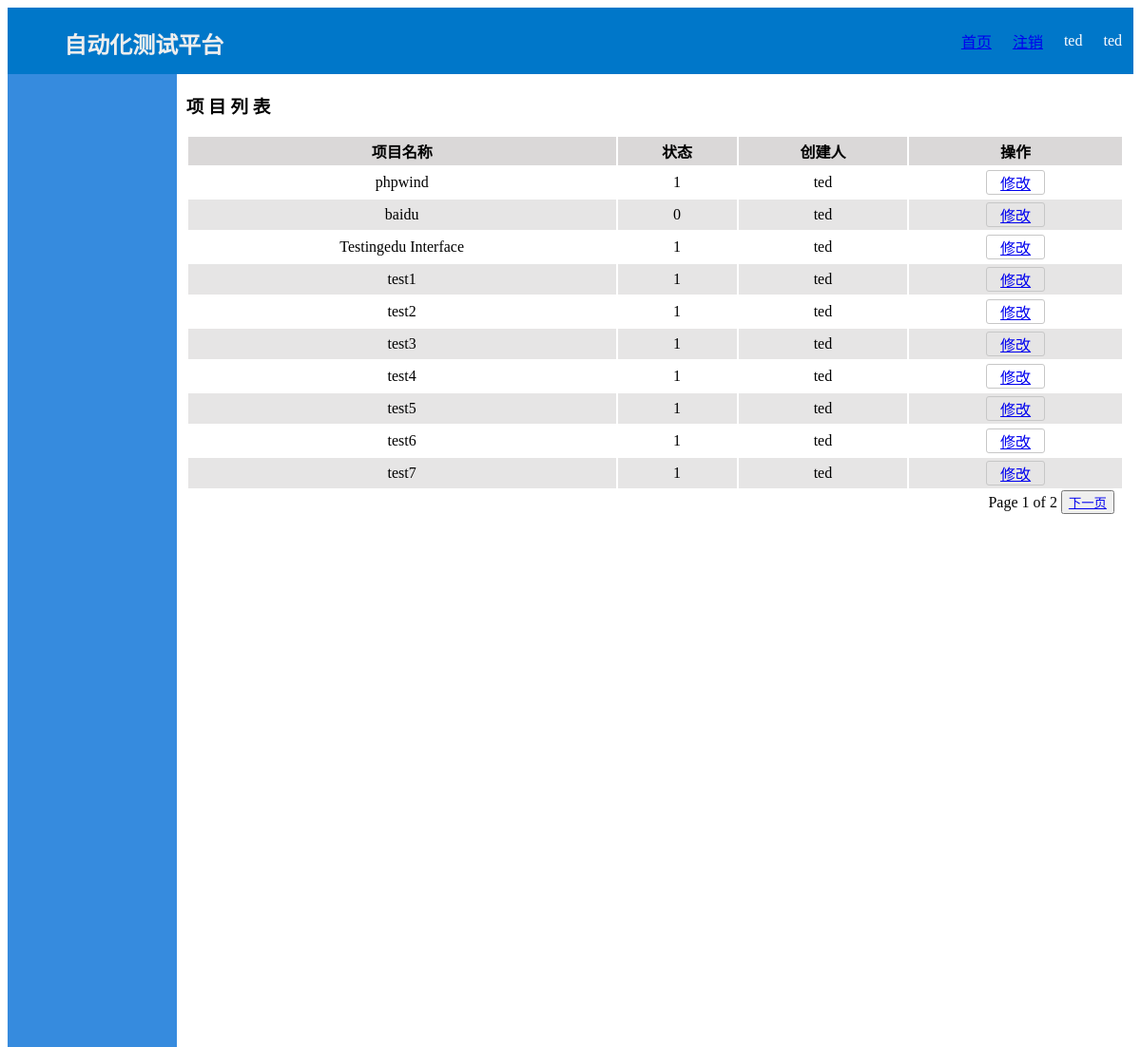
The app's page /projects/page/1 (signed in), older data.
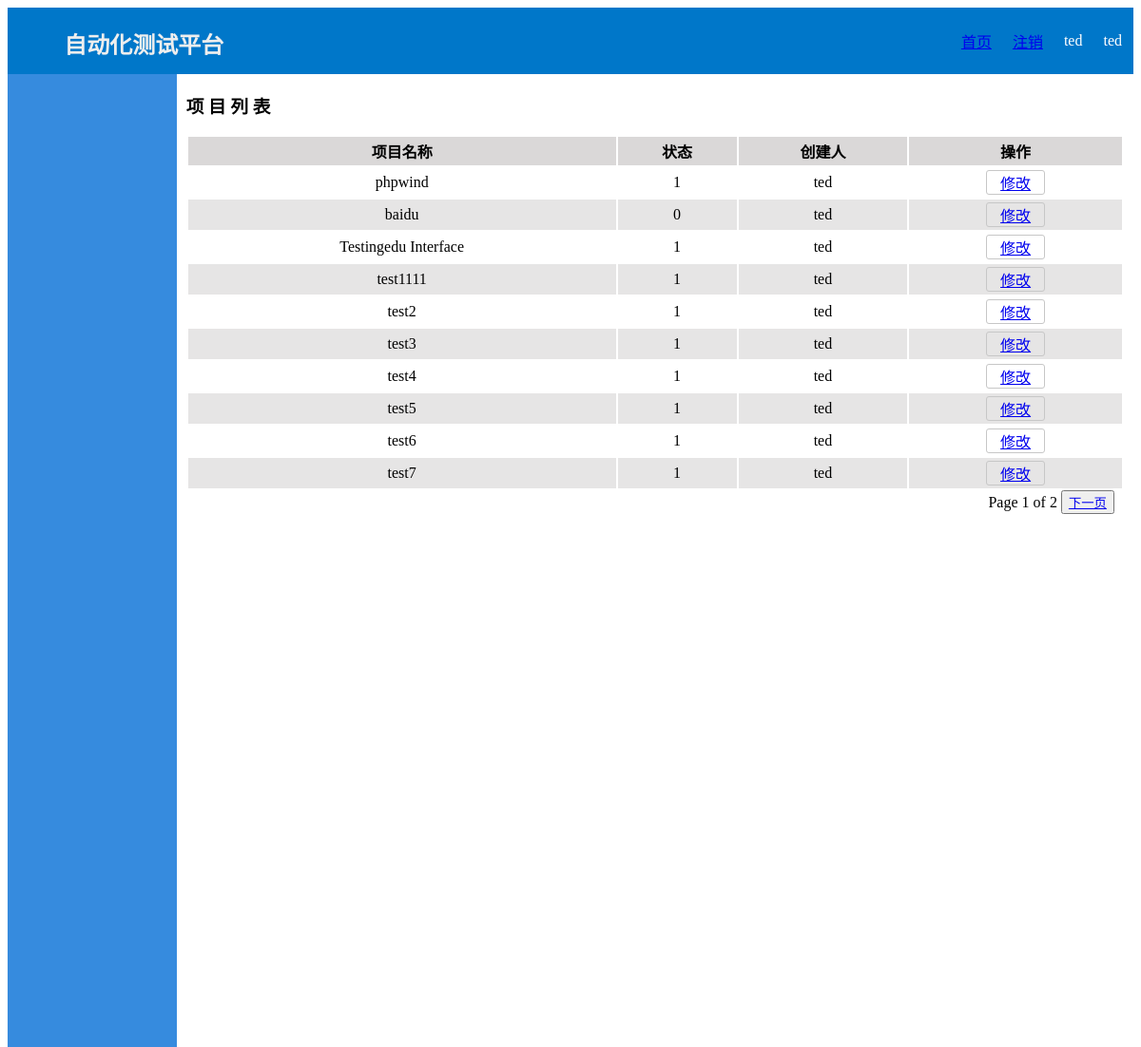
The same page, newer data.
### projects/models.py (models this page shows, shortened)
class Projects(models.Model):
    project = models.CharField(max_length=32)
    status = models.CharField(max_length=8)
    charge = models.ForeignKey(User('username'), on_delete=models.SET('Null'))

### projects/views.py (the view)
# urls.py: path('', views.IndexView.as_view(), name='datasource'),
class IndexView(LoginRequiredMixin, generic.ListView):
    template_name = 'projects/index.html'
    context_object_name = 'project_list'  # 指定传入模板的context的名字
    def get_queryset(self, **kwargs):
        user_projects = ProjectsUser.objects.filter(user_id=self.request.user.id).values('project_id')
        projects = Projects.objects.filter(id__in=user_projects)
        paginator = Paginator(projects, 10)
        page = self.kwargs['page']
        try:
            pj = paginator.page(page)
        except PageNotAnInteger:
            pj = paginator.page(1)
        except EmptyPage:
            pj = paginator.page(paginator.num_pages)
        return pj
    def get_context_data(self, **kwargs):
        context = super().get_context_data(**kwargs)
        request = self.request
        user_group = request.session['user_group']
        rmenu = RoleMenu.objects.filter(role_name=user_group).values('menu')
        menu = Menu.objects.filter(menu_text__in=rmenu).order_by('order')
        context['menu'] = menu
        context['user_group'] = request.session['user_group']
        context['user_name'] = request.session['user_name']
        return context

### projects/templates/projects/index.html (shortened to what this page needs)
{% extends "base.html" %}
{% load static %}
{% block content %}
    <div>
        <h3>项 目 列 表</h3>
{% if project_list %}
    <table id="list">
        <thead>
            <tr>
                <th>项目名称</th>
                <th>状态</th>
                <th>创建人</th>
                <th>操作</th>
            </tr>
        </thead>
        <tbody>
            {% for project in project_list %}
                {% if forloop.counter|divisibleby:"2" %}
                    <tr class="even">
                {% else %}
                    <tr>
                {% endif %}
                        <td>{{project.project}}</td>
                        <td>{{project.status}}</td>
                        <td>{{project.charge}}</td>
                        <td>
                            <div class="button"><a href="{% url 'projects:modify' project.id %}">修改</a></div>
                        </td>
                    </tr>
            {% endfor %}
        </tbody>
    </table>
    <div class="pagination">
        <span class="current">Page {{project_list.number}} of {{project_list.paginator.num_pages}}</span>
        {% if project_list.has_next %}
            <button class="page_btn"><a href="./{{project_list.next_page_number}}">下一页</a></button>
        {% endif %}
    </div>
{% else %}
    <p>No Project available</p>
{% endif %}
    </div>
{% endblock %}

Row changes from the older to the newer data that the page shows:
changed Projects: project "test1" → "test1111"
